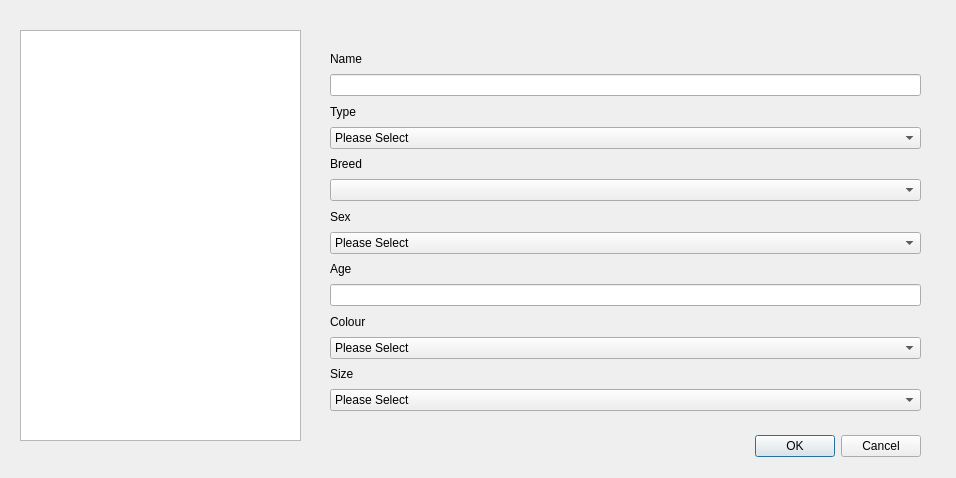
<?xml version="1.0" encoding="UTF-8"?>
<ui version="4.0">
 <class>ViewAnimals</class>
 <widget class="QDialog" name="ViewAnimals">
  <property name="geometry">
   <rect>
    <x>0</x>
    <y>0</y>
    <width>956</width>
    <height>478</height>
   </rect>
  </property>
  <property name="windowTitle">
   <string>Dialog</string>
  </property>
  <widget class="QListWidget" name="viewAnimalsListWidget">
   <property name="geometry">
    <rect>
     <x>20</x>
     <y>30</y>
     <width>281</width>
     <height>411</height>
    </rect>
   </property>
  </widget>
  <widget class="QDialogButtonBox" name="buttonBox">
   <property name="geometry">
    <rect>
     <x>580</x>
     <y>430</y>
     <width>341</width>
     <height>32</height>
    </rect>
   </property>
   <property name="orientation">
    <enum>Qt::Horizontal</enum>
   </property>
   <property name="standardButtons">
    <set>QDialogButtonBox::Cancel|QDialogButtonBox::Ok</set>
   </property>
  </widget>
  <widget class="QWidget" name="layoutWidget">
   <property name="geometry">
    <rect>
     <x>330</x>
     <y>50</y>
     <width>591</width>
     <height>361</height>
    </rect>
   </property>
   <layout class="QVBoxLayout" name="verticalLayout_2">
    <item>
     <widget class="QLabel" name="nameLabel">
      <property name="text">
       <string>Name</string>
      </property>
     </widget>
    </item>
    <item>
     <widget class="QLineEdit" name="nameLineEdit"/>
    </item>
    <item>
     <widget class="QLabel" name="typeLabel">
      <property name="text">
       <string>Type</string>
      </property>
     </widget>
    </item>
    <item>
     <widget class="QComboBox" name="typeComboBox">
      <item>
       <property name="text">
        <string>Please Select</string>
       </property>
      </item>
      <item>
       <property name="text">
        <string>Cat</string>
       </property>
      </item>
      <item>
       <property name="text">
        <string>Dog</string>
       </property>
      </item>
      <item>
       <property name="text">
        <string>Hamster</string>
       </property>
      </item>
      <item>
       <property name="text">
        <string>Fish</string>
       </property>
      </item>
      <item>
       <property name="text">
        <string>Snake</string>
       </property>
      </item>
     </widget>
    </item>
    <item>
     <widget class="QLabel" name="labelBreed">
      <property name="text">
       <string>Breed</string>
      </property>
     </widget>
    </item>
    <item>
     <widget class="QComboBox" name="breedComboBox"/>
    </item>
    <item>
     <widget class="QLabel" name="sexLabel">
      <property name="text">
       <string>Sex</string>
      </property>
     </widget>
    </item>
    <item>
     <widget class="QComboBox" name="sexComboBox">
      <item>
       <property name="text">
        <string>Please Select</string>
       </property>
      </item>
      <item>
       <property name="text">
        <string>Male</string>
       </property>
      </item>
      <item>
       <property name="text">
        <string>Female</string>
       </property>
      </item>
     </widget>
    </item>
    <item>
     <widget class="QLabel" name="ageLabel">
      <property name="text">
       <string>Age</string>
      </property>
     </widget>
    </item>
    <item>
     <widget class="QLineEdit" name="ageLineEdit"/>
    </item>
    <item>
     <widget class="QLabel" name="labelColour">
      <property name="text">
       <string>Colour</string>
      </property>
     </widget>
    </item>
    <item>
     <widget class="QComboBox" name="colourComboBox">
      <item>
       <property name="text">
        <string>Please Select</string>
       </property>
      </item>
      <item>
       <property name="text">
        <string>Black</string>
       </property>
      </item>
      <item>
       <property name="text">
        <string>White</string>
       </property>
      </item>
      <item>
       <property name="text">
        <string>Brown</string>
       </property>
      </item>
      <item>
       <property name="text">
        <string>Grey</string>
       </property>
      </item>
     </widget>
    </item>
    <item>
     <widget class="QLabel" name="sizeLabel">
      <property name="text">
       <string>Size</string>
      </property>
     </widget>
    </item>
    <item>
     <widget class="QComboBox" name="sizeComboBox">
      <item>
       <property name="text">
        <string>Please Select</string>
       </property>
      </item>
      <item>
       <property name="text">
        <string>Small</string>
       </property>
      </item>
      <item>
       <property name="text">
        <string>Medium</string>
       </property>
      </item>
      <item>
       <property name="text">
        <string>Large</string>
       </property>
      </item>
     </widget>
    </item>
   </layout>
  </widget>
 </widget>
 <resources/>
 <connections/>
</ui>
